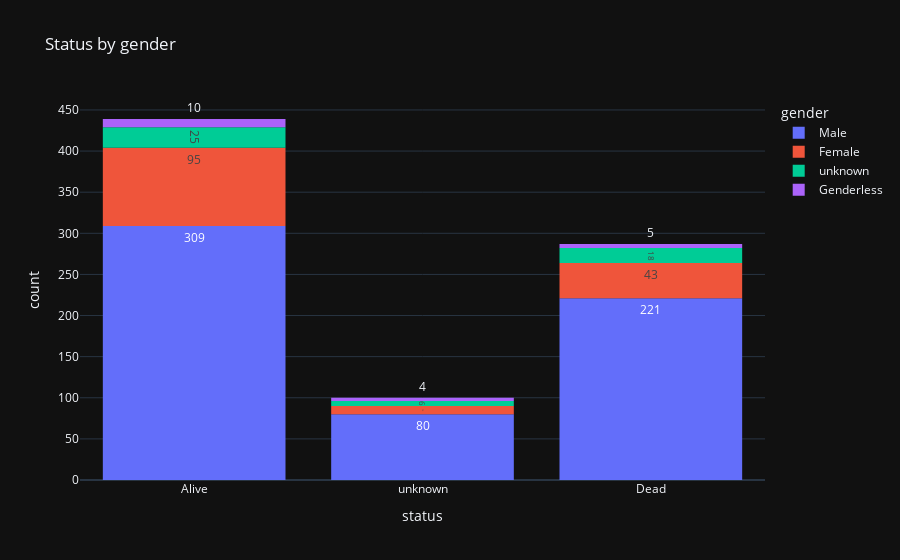

Write notebook code for a chart like this one.
### Markdown cell above
#### 8. Histrogram showing status by gender

### Code cell
fig = px.histogram(rm_characters_df, x="status", color="gender", template= 'plotly_dark', text_auto=True, title="Status by gender")
fig.show()

### Figure 1 — Plotly figure (JSON) as saved in the notebook; plotly's stock layout.template omitted (floating-point values rounded to 4 significant figures; data arrays with more than 128 entries replaced by an {"elided": "..."} marker saying what was removed)
{"data": [{"alignmentgroup": "True", "bingroup": "x", "hovertemplate": "gender=Male<br>status=%{x}<br>count=%{y}<extra></extra>", "legendgroup": "Male", "marker": {"color": "#636efa", "pattern": {"shape": ""}}, "name": "Male", "offsetgroup": "Male", "orientation": "v", "showlegend": true, "texttemplate": "%{value}", "type": "histogram", "x": {"elided": "610 str values"}, "xaxis": "x", "yaxis": "y"}, {"alignmentgroup": "True", "bingroup": "x", "hovertemplate": "gender=Female<br>status=%{x}<br>count=%{y}<extra></extra>", "legendgroup": "Female", "marker": {"color": "#EF553B", "pattern": {"shape": ""}}, "name": "Female", "offsetgroup": "Female", "orientation": "v", "showlegend": true, "texttemplate": "%{value}", "type": "histogram", "x": {"elided": "148 str values"}, "xaxis": "x", "yaxis": "y"}, {"alignmentgroup": "True", "bingroup": "x", "hovertemplate": "gender=unknown<br>status=%{x}<br>count=%{y}<extra></extra>", "legendgroup": "unknown", "marker": {"color": "#00cc96", "pattern": {"shape": ""}}, "name": "unknown", "offsetgroup": "unknown", "orientation": "v", "showlegend": true, "texttemplate": "%{value}", "type": "histogram", "x": ["unknown", "Alive", "Alive", "Alive", "Dead", "Dead", "Dead", "Alive", "Alive", "unknown", "Dead", "Dead", "Dead", "Dead", "Dead", "Dead", "Dead", "Alive", "unknown", "Dead", "Alive", "Alive", "Alive", "Alive", "Alive", "unknown", "Dead", "Dead", "Alive", "Alive", "Alive", "Dead", "Dead", "Alive", "Alive", "unknown", "Alive", "Alive", "Alive", "Alive", "Alive", "Alive", "Dead", "unknown", "Alive", "Dead", "Dead", "Alive", "Alive"], "xaxis": "x", "yaxis": "y"}, {"alignmentgroup": "True", "bingroup": "x", "hovertemplate": "gender=Genderless<br>status=%{x}<br>count=%{y}<extra></extra>", "legendgroup": "Genderless", "marker": {"color": "#ab63fa", "pattern": {"shape": ""}}, "name": "Genderless", "offsetgroup": "Genderless", "orientation": "v", "showlegend": true, "texttemplate": "%{value}", "type": "histogram", "x": ["Dead", "unknown", "Alive", "Alive", "Alive", "Alive", "Dead", "Dead", "Dead", "unknown", "Dead", "Alive", "Alive", "Alive", "unknown", "Alive", "Alive", "unknown", "Alive"], "xaxis": "x", "yaxis": "y"}], "layout": {"barmode": "relative", "legend": {"title": {"text": "gender"}, "tracegroupgap": 0}, "title": {"text": "Status by gender"}, "xaxis": {"anchor": "y", "domain": [0, 1], "title": {"text": "status"}}, "yaxis": {"anchor": "x", "domain": [0, 1], "title": {"text": "count"}}}}
